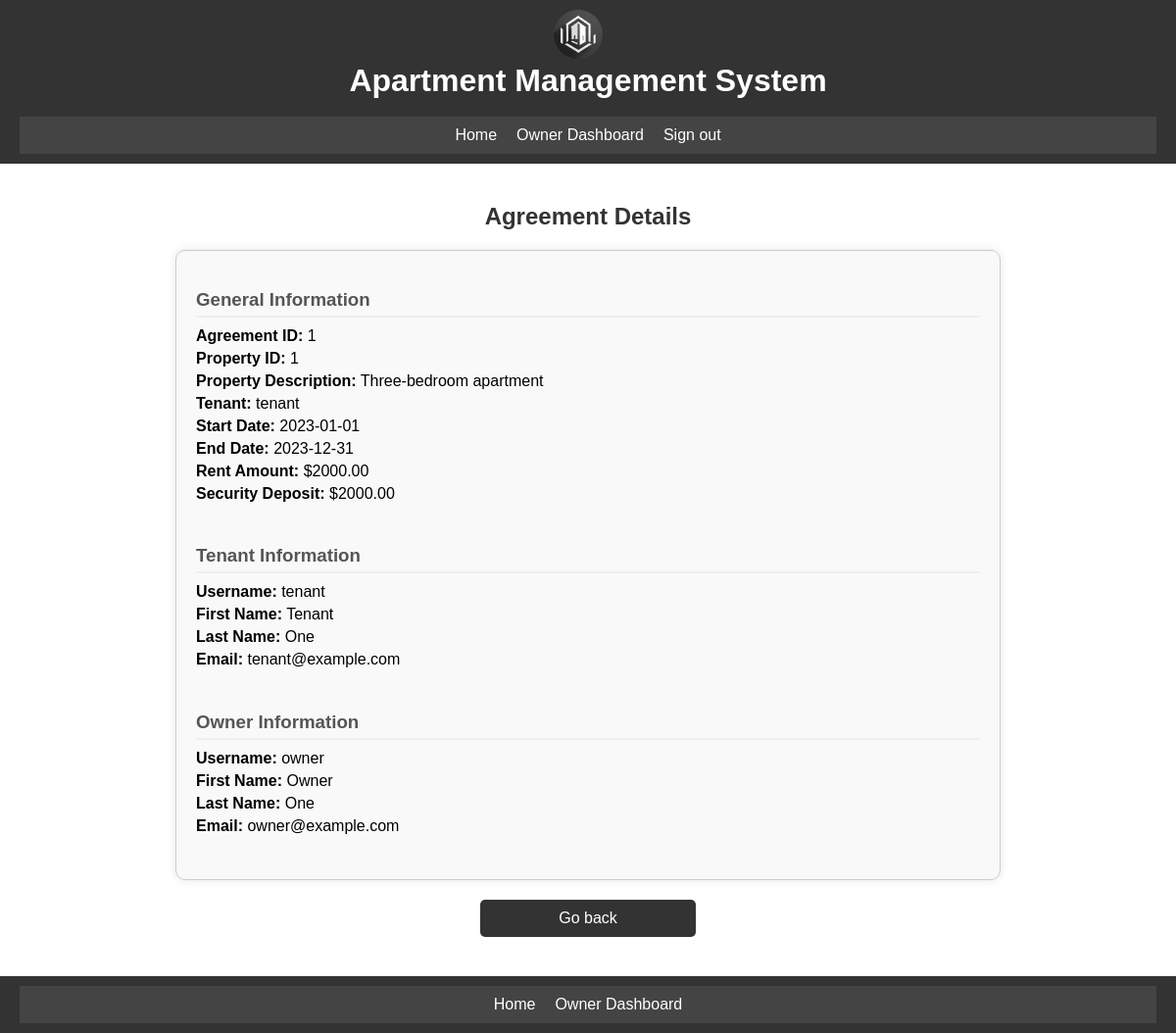
Page /rental/agreement_details.php?agreement_id=1 (signed in) on the committed database.
### tables this page shows
CREATE TABLE `RentalAgreements` (
  `agreement_id` int PRIMARY KEY AUTO_INCREMENT,
  `property_id` int,
  `tenant_id` int,
  `start_date` date NOT NULL,
  `end_date` date NOT NULL,
  `rent_amount` decimal(10,2) NOT NULL,
  `security_deposit` decimal(10,2) NOT NULL
);

CREATE TABLE `Properties` (
  `property_id` int PRIMARY KEY AUTO_INCREMENT,
  `owner_id` int,
  `address_id` int,
  `type_id` int,
  `number_of_rooms` int NOT NULL,
  `size` float NOT NULL,
  `rental_price` decimal(10,2) NOT NULL,
  `description` text
);

CREATE TABLE `Users` (
  `user_id` int PRIMARY KEY AUTO_INCREMENT,
  `username` varchar(255) UNIQUE NOT NULL,
  `password_hash` varchar(255) NOT NULL,
  `email` varchar(255) UNIQUE NOT NULL
);

CREATE TABLE `UserDetails` (
  `detail_id` int PRIMARY KEY AUTO_INCREMENT,
  `user_id` int,
  `first_name` varchar(50) NOT NULL,
  `last_name` varchar(50) NOT NULL,
  `phone_number` varchar(12),
  `address` text
);

### includes/functions.php (called while the page is built, shortened)
<?php
function check_user_role($conn, $user_id, $role) {
    $table = '';
    if ($role === 'administrator') {
        $table = 'Administrators';
    } elseif ($role === 'owner') {
        $table = 'Owners';
    } elseif ($role === 'tenant') {
        $table = 'Tenants';
    }
    if ($table) {
        $sql = "SELECT * FROM $table WHERE user_id='$user_id'";
        $result = $conn->query($sql);
        if ($result->num_rows > 0) {
            return true;
        }
    }
    return false;
}
?>

### rental/agreement_details.php (the view, shortened to what this page needs)
<?php
include($_SERVER['DOCUMENT_ROOT'] . '/ApartmentManagement/auth.php');
include($_SERVER['DOCUMENT_ROOT'] . '/ApartmentManagement/includes/db.php');
include($_SERVER['DOCUMENT_ROOT'] . '/ApartmentManagement/includes/functions.php');
$agreement_id = intval($_GET['agreement_id']);
$user_id = $_SESSION['user_id'];
$is_admin = check_user_role($conn, $user_id, 'administrator');
$is_owner = check_user_role($conn, $user_id, 'owner');
$is_tenant = check_user_role($conn, $user_id, 'tenant');
$stmt = $conn->prepare("
    SELECT ra.agreement_id, ra.property_id, ra.tenant_id, ra.start_date, ra.end_date, ra.rent_amount, ra.security_deposit,
           p.description AS property_description,
           tu.username AS tenant_username, tu.email AS tenant_email,
           tud.first_name AS tenant_first_name, tud.last_name AS tenant_last_name,
           ou.username AS owner_username, ou.email AS owner_email,
           oud.first_name AS owner_first_name, oud.last_name AS owner_last_name
    FROM RentalAgreements ra
    JOIN Properties p ON ra.property_id = p.property_id
    JOIN Tenants t ON ra.tenant_id = t.tenant_id
    JOIN Users tu ON t.user_id = tu.user_id
    JOIN UserDetails tud ON tu.user_id = tud.user_id
    JOIN Owners o ON p.owner_id = o.user_id
    JOIN Users ou ON o.user_id = ou.user_id
    JOIN UserDetails oud ON ou.user_id = oud.user_id
    WHERE ra.agreement_id = ?
");
$stmt->bind_param("i", $agreement_id);
$stmt->execute();
$result = $stmt->get_result();
$agreement = $result->fetch_assoc();
?>
<!DOCTYPE html>
<html lang="en">
<head>
    <link rel="stylesheet" type="text/css" href="/apartmentmanagement/css/styles.css">
</head>
<body>
    <?php include('../includes/header.php'); ?>
    <main>
        <h2>Agreement Details</h2>
        <div class="property-detail">
            <div class="property-section">
                <h3>General Information</h3>
                <p><strong>Agreement ID:</strong> <?php echo htmlspecialchars($agreement['agreement_id']); ?></p>
                <p><strong>Property ID:</strong> <?php echo htmlspecialchars($agreement['property_id']); ?></p>
                <p><strong>Property Description:</strong> <?php echo htmlspecialchars($agreement['property_description']); ?></p>
                <p><strong>Tenant:</strong> <?php echo htmlspecialchars($agreement['tenant_username']); ?></p>
                <p><strong>Start Date:</strong> <?php echo htmlspecialchars($agreement['start_date']); ?></p>
                <p><strong>End Date:</strong> <?php echo htmlspecialchars($agreement['end_date']); ?></p>
                <p><strong>Rent Amount:</strong> $<?php echo htmlspecialchars($agreement['rent_amount']); ?></p>
                <p><strong>Security Deposit:</strong> $<?php echo htmlspecialchars($agreement['security_deposit']); ?></p>
            </div>
            <div class="property-section">
                <h3>Tenant Information</h3>
                <p><strong>Username:</strong> <?php echo htmlspecialchars($agreement['tenant_username']); ?></p>
                <p><strong>First Name:</strong> <?php echo htmlspecialchars($agreement['tenant_first_name']); ?></p>
                <p><strong>Last Name:</strong> <?php echo htmlspecialchars($agreement['tenant_last_name']); ?></p>
                <p><strong>Email:</strong> <?php echo htmlspecialchars($agreement['tenant_email']); ?></p>
            </div>
            <div class="property-section">
                <h3>Owner Information</h3>
                <p><strong>Username:</strong> <?php echo htmlspecialchars($agreement['owner_username']); ?></p>
                <p><strong>First Name:</strong> <?php echo htmlspecialchars($agreement['owner_first_name']); ?></p>
                <p><strong>Last Name:</strong> <?php echo htmlspecialchars($agreement['owner_last_name']); ?></p>
                <p><strong>Email:</strong> <?php echo htmlspecialchars($agreement['owner_email']); ?></p>
            </div>
        </div>
        <?php
            $back_link = '/apartmentmanagement/index.php';
            if ($is_admin) {
                $back_link = '/apartmentmanagement/rental/view_agreement.php';
            } elseif ($is_tenant) {
                $back_link = '/apartmentmanagement/rental/view_agreement.php';
            } elseif ($is_owner) {
                $back_link = '/apartmentmanagement/rental/view_agreement.php';
            }
        ?>
        <a class="back-button" href="<?php echo $back_link; ?>">Go back</a>
    </main>
    <?php include('../includes/footer.php'); ?>
</body>
</html>

### css/styles.css (style rules this page uses)
html, body { height: 100%; margin: 0; }
body { font-family: Arial, sans-serif; display: flex; flex-direction: column; }
main { padding: 20px; flex: 1; display: flex; flex-direction: column; align-items: center; }
h2 { color: #333; }
.property-detail { background: #f9f9f9; padding: 20px; border: 1px solid #ccc; border-radius: 10px; max-width: 800px; width: 100%; box-shadow: 0 0 10px rgba(0, 0, 0, 0.1); display: flex; flex-direction: column; }
.property-section { margin-bottom: 20px; }
.property-section h3 { margin-bottom: 10px; color: #555; border-bottom: 2px solid #eee; padding-bottom: 5px; }
.property-section p { margin: 5px 0; }
.back-button { display: block; width: 200px; margin: 20px auto; padding: 10px; background-color: #333; color: #fff; text-align: center; text-decoration: none; border-radius: 5px; transition: background-color 0.3s; }

### rows in the picture
rentalagreements: agreement_id "1", property "1", property.description "Three-bedroom apartment", users.username "tenant", start_date "2023-01-01", end_date "2023-12-31", rent_amount "2000.00", security_deposit "2000.00", userdetails.first_name "Tenant", userdetails.last_name "One", users.email "tenant@example.com", users.username "owner", userdetails.first_name "Owner", users.email "owner@example.com"
